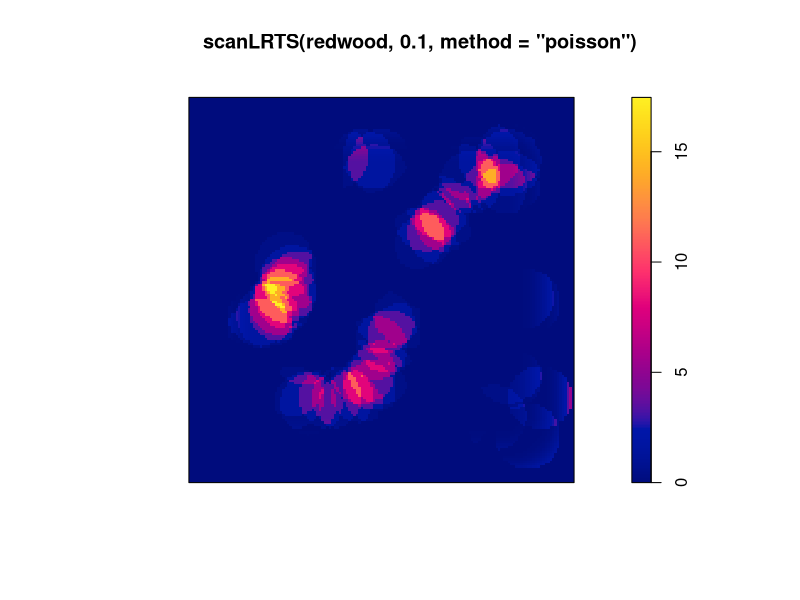
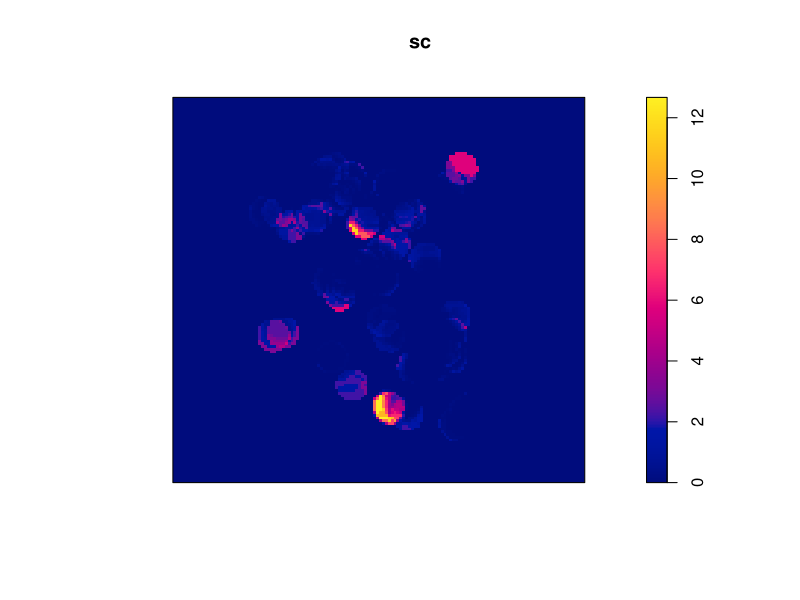

Write the R code that produced these figures, in order.
library(spatstat)


### Name: scanLRTS
### Title: Likelihood Ratio Test Statistic for Scan Test
### Aliases: scanLRTS
### Keywords: htest spatial

### ** Examples

   plot(scanLRTS(redwood, 0.1, method="poisson"))
   sc <- scanLRTS(chorley, 1, method="binomial", case="larynx") 
   plot(sc)
   scanstatchorley <- max(sc)
